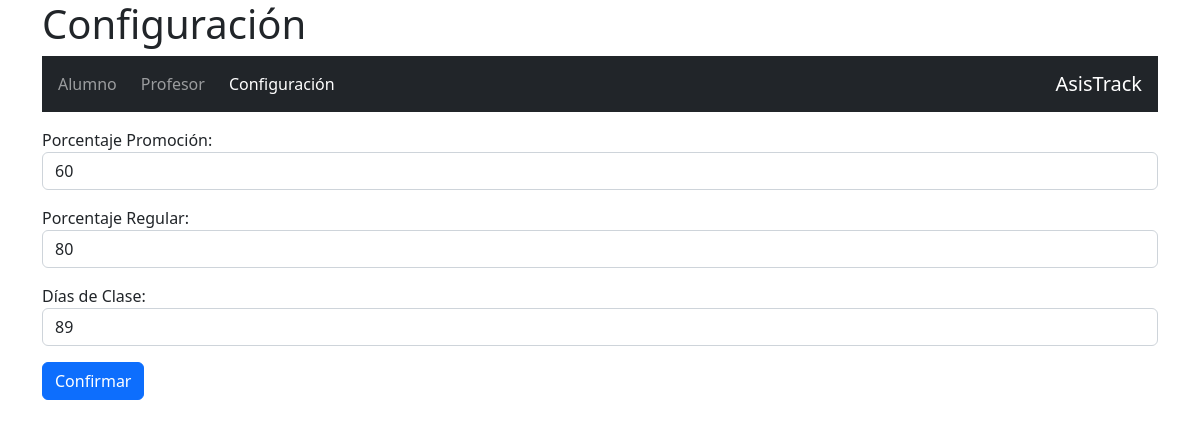
Screenshot of /asistencia/configuracion.php with the database file from the repository.
### tables this page shows
CREATE TABLE IF NOT EXISTS `parametros` (
  `dias_clases` int(3) DEFAULT NULL,
  `promocion` int(3) DEFAULT NULL,
  `regular` int(3) DEFAULT NULL
);

### db/db.php (called while the page is built, shortened)
<?php
class db {
private $servername = "localhost";
private $username = "root";
private $password = "hola";
private $dbname = "sistema";
private $conexion;
public function conectar() {
    $this->conexion = new mysqli($this->servername, $this->username, $this->password, $this->dbname);
}
public function connect() {
    return $this->conexion;
}
}
?>

### asistencia/configuracion.php (the view, shortened to what this page needs)
<?php
$baseDatos = new db();
$baseDatos->conectar();
$sql = "SELECT promocion, regular FROM parametros";
$resultado = $baseDatos->connect()->query($sql);
if ($resultado->num_rows > 0) {
  $row = $resultado->fetch_assoc();
  $porcentajePromocion = $row["promocion"];
  $porcentajeRegular = $row["regular"];
} else {
  $porcentajePromocion = "";
  $porcentajeRegular = "";
}
$sql = "SELECT dias_clases FROM parametros";
$resultado = $baseDatos->connect()->query($sql);
if ($resultado->num_rows > 0) {
  $row = $resultado->fetch_assoc();
  $diasClases = $row["dias_clases"];
} else {
  $diasClases = "";
}
?>
<!DOCTYPE html>
<html>
<head>
  <link rel="stylesheet" href="../css/bootstrap.css">
</head>
<body>
  <div class="container">
    <h1>Configuración</h1>
    <nav class="navbar navbar-expand-lg navbar-dark bg-dark">
      <ul class="navbar-nav mr-auto">
        <li class="nav-item ms-2 mr-2">
          <a class="nav-link" href="../index.php">Alumno</a>
        </li>
        <li class="nav-item ms-2 mr-2">
          <a class="nav-link" href="../profesor/index.php">Profesor</a>
        </li>
        <li class="nav-item ms-2 mr-2">
          <a class="nav-link active">Configuración</a>
        </li>
      </ul>
      <ul class="navbar-nav ms-auto">
        <li class="nav-item">
          <a class="navbar-brand">AsisTrack</a>
      </ul>
    </nav>
    <div class="mt-3">
      <form method="POST" action="">
      <div class="mt-3">
        <div class="form-group">
          <label for="promocion">Porcentaje Promoción:</label>
          <input type="text" class="form-control" name="promocion" value="<?php echo $porcentajePromocion; ?>">
      <div class="mt-3">
        <div class="form-group">
          <label for="regular">Porcentaje Regular:</label>
          <input type="text" class="form-control" name="regular" value="<?php echo $porcentajeRegular; ?>">
      <div class="mt-3">
        <div class="form-group">
          <label for="dias">Días de Clase:</label>
          <input type="text" class="form-control" name="dias" value="<?php echo $diasClases; ?>">
         </div>
      <div class="mt-3">
        <button type="submit" class="btn btn-primary" name="confirmar">Confirmar</button>
      </form>
    </div>
</body>
</html>

### rows the page displays
parametros: promocion "60", regular "80", dias "89"
